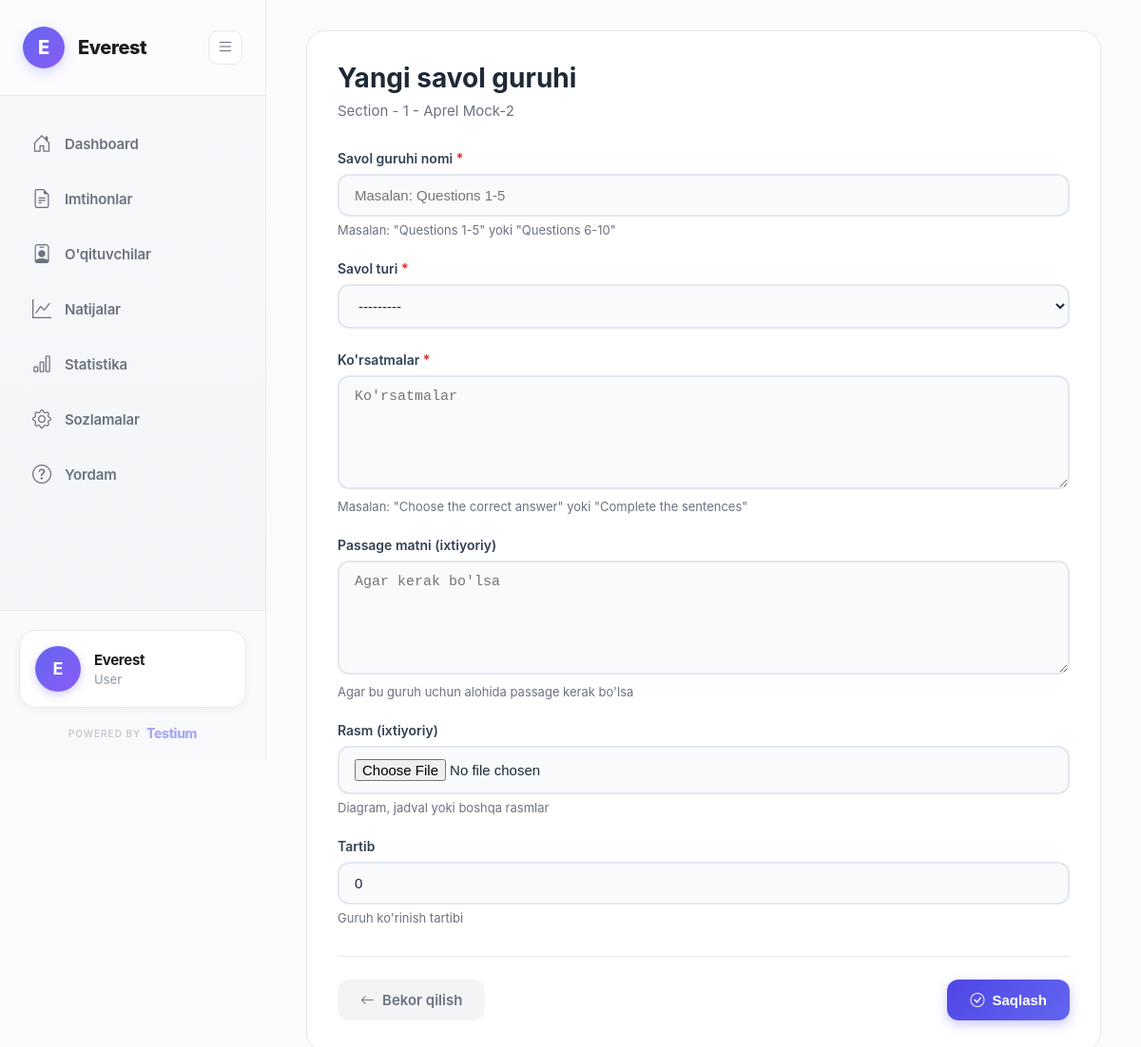
The app's page /sections/2/groups/create/ (signed in) with its own data.
### organizations/models.py (models this page shows, shortened)
class Organization(AbstractUser):
    full_name = models.CharField(max_length=255, default='User')
    organization_name = models.CharField(max_length=255)
    email = models.EmailField(unique=True)
    phone = models.CharField(max_length=20, unique=True)
    created_at = models.DateTimeField(auto_now_add=True)
    updated_at = models.DateTimeField(auto_now=True)
    USERNAME_FIELD = 'email'
    REQUIRED_FIELDS = ['username', 'full_name', 'organization_name']
    class Meta:
        db_table = 'organizations'
        verbose_name = 'Organization'
        verbose_name_plural = 'Organizations'

### exams/models.py (models this page shows, shortened)
class Section(models.Model):
    MODULE_TYPES = (
        ('reading', 'Reading'),
        ('listening', 'Listening'),
        ('writing', 'Writing'),
        ('speaking', 'Speaking'),
    )
    exam = models.ForeignKey(Exam, on_delete=models.CASCADE, related_name='sections')
    title = models.CharField(max_length=255, help_text='e.g., "Reading Section 1"')
    module = models.CharField(max_length=20, choices=MODULE_TYPES)
    order = models.IntegerField(default=0)
    passage_text = models.TextField(blank=True, help_text='Reading passage text')
    audio_file = models.FileField(upload_to='audio/', null=True, blank=True)
    audio_url = models.URLField(blank=True, null=True)
    image = models.ImageField(upload_to='sections/', null=True, blank=True)
    is_active = models.BooleanField(default=True)
    created_at = models.DateTimeField(auto_now_add=True)
    class Meta:
        ordering = ['order']

class Exam(models.Model):
    organization = models.ForeignKey(settings.AUTH_USER_MODEL, on_delete=models.CASCADE, related_name='exams')
    title = models.CharField(max_length=255)
    description = models.TextField(blank=True)
    duration = models.IntegerField(help_text='Duration in minutes')
    is_active = models.BooleanField(default=True)
    created_at = models.DateTimeField(auto_now_add=True)
    updated_at = models.DateTimeField(auto_now=True)
    class Meta:
        db_table = 'exams'
        ordering = ['-created_at']

### exams/views_mvt.py (the view)
@login_required
def question_group_create_view(request, section_pk):
    section = get_object_or_404(Section, pk=section_pk, exam__organization=request.user)
    if request.method == 'POST':
        form = QuestionGroupForm(request.POST, request.FILES)
        if form.is_valid():
            group = form.save(commit=False)
            group.section = section
            group.save()
            messages.success(request, 'Savol guruhi yaratildi!')
            return redirect('question_group_detail', pk=group.pk)
    else:
        form = QuestionGroupForm()
    return render(request, 'exams/question_group_form.html', {
        'form': form,
        'section': section,
        'title': 'Yangi savol guruhi'
    })

### exams/forms.py
class QuestionGroupForm(forms.ModelForm):
    class Meta:
        model = QuestionGroup
        fields = ('question_type', 'title', 'instructions', 'passage_text', 'image', 'order')
        widgets = {
            'question_type': forms.Select(attrs={'class': 'form-control'}),
            'title': forms.TextInput(attrs={'class': 'form-control', 'placeholder': 'Masalan: Questions 1-5'}),
            'instructions': forms.Textarea(attrs={'class': 'form-control', 'rows': 3, 'placeholder': 'Ko\'rsatmalar'}),
            'passage_text': forms.Textarea(attrs={'class': 'form-control', 'rows': 5, 'placeholder': 'Agar kerak bo\'lsa'}),
            'order': forms.NumberInput(attrs={'class': 'form-control', 'value': 0})
        }

### organizations/context_processors.py (called while the page is built)
def organization_settings(request):
    if request.user.is_authenticated and hasattr(request.user, 'settings'):
        return {
            'org_settings': request.user.settings
        }
    return {}

### templates/exams/question_group_form.html (shortened to what this page needs)
{% extends 'base.html' %}
{% block content %}
<div class="page-container">
    <div class="form-card">
        <div class="form-header">
            <h1 class="form-title">{{ title }}</h1>
            <p class="form-subtitle">{{ section.title }} - {{ section.exam.title }}</p>
        </div>
        <form method="post" enctype="multipart/form-data">
            <div class="form-group">
                <label class="form-label">
                    Savol guruhi nomi <span class="required">*</span>
                </label>
                {{ form.title }}
                <div class="form-help">Masalan: "Questions 1-5" yoki "Questions 6-10"</div>
            </div>
            <div class="form-group">
                <label class="form-label">
                    Savol turi <span class="required">*</span>
                </label>
                {{ form.question_type }}
            </div>
            <div class="form-group">
                <label class="form-label">
                    Ko'rsatmalar <span class="required">*</span>
                </label>
                {{ form.instructions }}
                <div class="form-help">Masalan: "Choose the correct answer" yoki "Complete the sentences"</div>
            </div>
            <div class="form-group">
                <label class="form-label">Passage matni (ixtiyoriy)</label>
                {{ form.passage_text }}
                <div class="form-help">Agar bu guruh uchun alohida passage kerak bo'lsa</div>
            </div>
            <div class="form-group">
                <label class="form-label">Rasm (ixtiyoriy)</label>
                <input type="file" name="image" class="form-control" accept="image/*">
                <div class="form-help">Diagram, jadval yoki boshqa rasmlar</div>
            </div>
            <div class="form-group">
                <label class="form-label">Tartib</label>
                {{ form.order }}
                <div class="form-help">Guruh ko'rinish tartibi</div>
            </div>
            <div class="form-actions">
                <a href="{% url 'exam_detail' section.exam.pk %}" class="btn btn-secondary">
                    <i class="bi bi-arrow-left"></i>
                    Bekor qilish
                </a>
                <button type="submit" class="btn btn-primary">
                    <i class="bi bi-check-circle"></i>
                    Saqlash
                </button>
            </div>
        </form>
    </div>
</div>
{% endblock %}

### templates/base.html (shortened to what this page needs)
<!DOCTYPE html>
<html lang="uz">
<head>
    <link href="https://cdn.jsdelivr.net/npm/bootstrap-icons@1.10.0/font/bootstrap-icons.css" rel="stylesheet">
    {% load static %}
</head>
<body>
    {% if user.is_authenticated %}
    <div class="dashboard-layout">
        <aside class="sidebar" id="sidebar">
            <div class="sidebar-header">
                <a href="{% url 'dashboard' %}" class="logo">
                    {% if user.settings.logo %}
                    <div class="logo-icon" style="background: none; padding: 0;">
                        <img src="{{ user.settings.logo.url }}" alt="{{ user.organization_name }}" style="width: 40px; height: 40px; object-fit: cover; border-radius: 50%;">
                    </div>
                    {% else %}
                    <div class="logo-icon">
                        {{ user.organization_name|first|upper }}
                    </div>
                    {% endif %}
                    <span class="logo-text">{{ user.organization_name }}</span>
                </a>
                <button class="toggle-btn" id="toggleSidebar">
                    <i class="bi bi-list"></i>
                </button>
            </div>
            <nav class="sidebar-menu">
                <a href="{% url 'dashboard' %}" class="menu-item {% if request.resolver_match.url_name == 'dashboard' %}active{% endif %}">
                    <i class="bi bi-house-door"></i>
                    <span>Dashboard</span>
                </a>
                <a href="{% url 'exam_list' %}" class="menu-item {% if 'exam' in request.path and 'result' not in request.path %}active{% endif %}">
                    <i class="bi bi-file-earmark-text"></i>
                    <span>Imtihonlar</span>
                </a>
                <a href="{% url 'teacher_list' %}" class="menu-item {% if 'teacher' in request.path %}active{% endif %}">
                    <i class="bi bi-person-badge"></i>
                    <span>O'qituvchilar</span>
                </a>
                <a href="{% url 'results_list' %}" class="menu-item {% if request.resolver_match.url_name == 'results_list' or request.resolver_match.url_name == 'result_detail' %}active{% endif %}">
                    <i class="bi bi-graph-up"></i>
                    <span>Natijalar</span>
                </a>
                <a href="{% url 'analytics' %}" class="menu-item {% if request.resolver_match.url_name == 'analytics' %}active{% endif %}">
                    <i class="bi bi-bar-chart"></i>
                    <span>Statistika</span>
                </a>
                <a href="{% url 'settings' %}" class="menu-item {% if 'settings' in request.path %}active{% endif %}">
                    <i class="bi bi-gear"></i>
                    <span>Sozlamalar</span>
                </a>
                <a href="{% url 'support' %}" class="menu-item {% if 'support' in request.path %}active{% endif %}">
                    <i class="bi bi-question-circle"></i>
                    <span>Yordam</span>
                </a>
            </nav>
            <div class="sidebar-footer">
                <a href="#" onclick="confirmLogout(event)" class="user-profile">
                    <div class="user-avatar">
                        {{ user.organization_name|first|upper }}
                    </div>
                    <div class="user-info">
                        <div class="user-name">{{ user.organization_name }}</div>
                        <div class="user-role">{{ user.full_name }}</div>
                    </div>
                </a>
                <div class="powered-by">
                    <a href="https://testium.uz" target="_blank" class="powered-link">
                        <span class="powered-label">POWERED BY</span>
                        <span class="powered-brand">Testium</span>
                    </a>
                </div>
            </div>
        </aside>
        <main class="main-content">
            {% block content %}{% endblock %}
        </main>
    </div>
    {% endif %}
</body>
</html>

### templates/exams/question_group_form.html (style rules this page uses)
.page-container { padding: 32px; max-width: 900px; margin: 0 auto; }
.form-card { background: white; border-radius: 20px; padding: 32px; border: 1px solid #e5e7eb; }
.form-header { margin-bottom: 32px; }
.form-title { font-size: 28px; font-weight: 700; color: #1f2937; margin-bottom: 8px; }
.form-subtitle { font-size: 15px; color: #6b7280; }
.form-group { margin-bottom: 24px; }
.form-label { display: block; font-size: 14px; font-weight: 600; color: #334155; margin-bottom: 8px; }
.form-label .required { color: #dc2626; }
.form-control { width: 100%; padding: 12px 16px; font-size: 15px; border: 2px solid #e2e8f0; border-radius: 12px; background: #f8fafc; color: #1e293b; transition: all 0.3s ease; outline: none; }
textarea.form-control { min-height: 120px; resize: vertical; }
.form-help { font-size: 13px; color: #6b7280; margin-top: 6px; }
.form-actions { display: flex; justify-content: space-between; gap: 12px; margin-top: 32px; padding-top: 24px; border-top: 1px solid #e5e7eb; }
.btn { padding: 12px 24px; border-radius: 12px; border: none; font-size: 15px; font-weight: 600; cursor: pointer; transition: all 0.2s ease; display: inline-flex; align-items: center; gap: 8px; text-decoration: none; }
.btn-secondary { background: #f3f4f6; color: #6b7280; }
.btn-primary { background: linear-gradient(135deg, #4F46E5, #6366F1); color: white; box-shadow: 0 4px 12px rgba(79, 70, 229, 0.3); }

### records on screen
Organization: organization_name|first "E", organization_name "Everest", full_name "User"
Section: title "Section - 1", exam "Aprel Mock-2"

### other values on screen
{{ title }} "Yangi savol guruhi"
